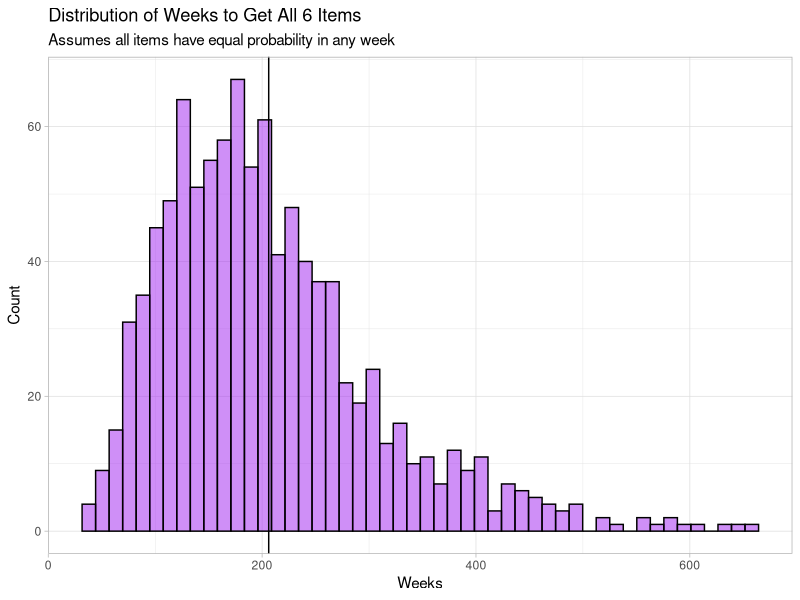
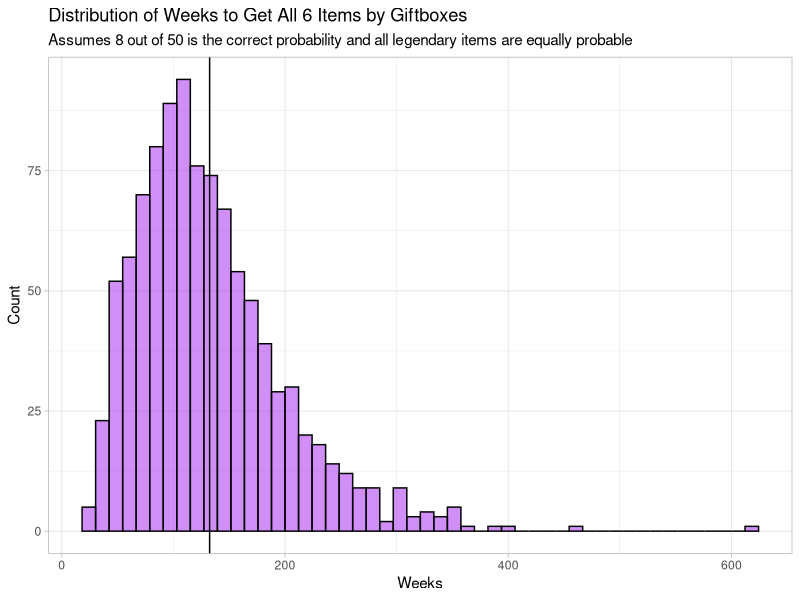
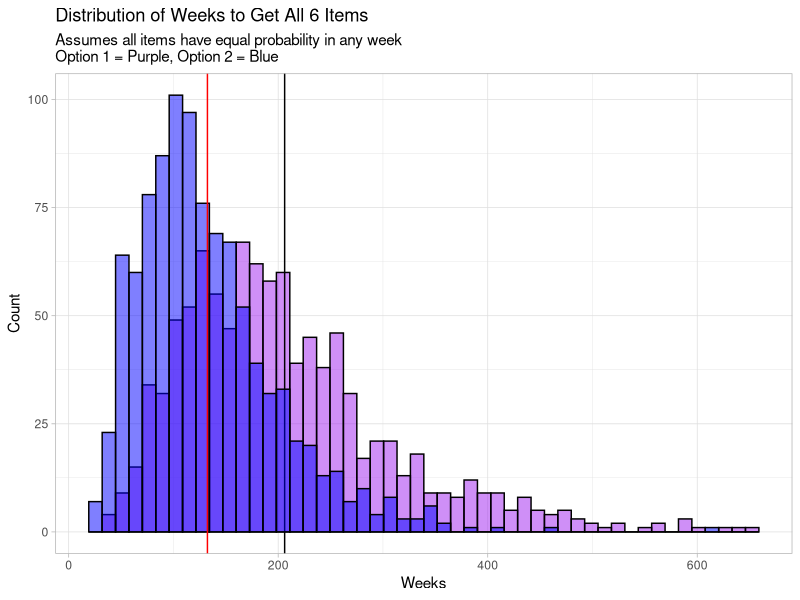

Here is the R script that generated these plots, in order:
## ---- chunk 1
library(tidyverse)
## ---- chunk 2
items_in_full_set <- 6 # head, chest, hands, legs, feet, and weapon

special_items <- list(
  athena_head        = 1,
  athena_chest       = 1,
  athena_hands       = 1,
  athena_legs        = 1,
  athena_feet        = 1,
  athena_weapon      = 1,
  oth_cosmetic_packs = 7 * 7 + 1, # Includes Phobos Skin from Athena Pack
  naval_packs        = 6 * 3,
  lieutenant_pack    = 1 * 4,
  indv_lieutenants   = 1 * 3,
  legendary_weapons  = 4
)

total_items <- sum(map_dbl(special_items, ~.))

# Create the data frame to draw from
list_of_items <- map(names(special_items), ~rep(.,special_items[[.]])) %>% unlist
## ---- chunk 3
items_wanted <- c("athena_head", "athena_chest", "athena_hands", "athena_legs", "athena_feet", "athena_weapon")

weeks_to_all_items <- function(item_list, desired_items){
  drawn_items <- vector()
  while(sum(desired_items %in% drawn_items) < 6){
    drawn_item <- sample(item_list, 1, replace = TRUE)
    drawn_items <- c(drawn_items, drawn_item)
  }
  return(length(drawn_items))
}

weeks_to_athena_items <- map_dbl(1:1000, ~weeks_to_all_items(list_of_items, items_wanted))
average_weeks <- mean(weeks_to_athena_items)
## ---- chunk 4
ggplot(data.frame(weeks = weeks_to_athena_items), aes(x = weeks)) + 
  geom_histogram(bins = 50, fill = "purple", color = "black", alpha = .5) + 
  geom_vline(xintercept = average_weeks) +
  labs(title = "Distribution of Weeks to Get All 6 Items",
       subtitle = "Assumes all items have equal probability in any week",
       x = "Weeks",
       y = "Count") +
  theme_light()

## ---- chunk 5
estimated_probability_of_legendary <- 8 / 50

legendary_item_count <- 8 * 7 + 4 # 8 Cosmetic Packs / 4 Weapons

gifts_per_week <- 7

# So I have a binomial disribution with
legendary_items <- list_of_items[list_of_items %in% c(items_wanted, "oth_cosmetic_packs", "legendary_weapons")]

olympian_gifts_needed <- function(item_list, desired_items){
  drawn_items <- vector()
  while(sum(desired_items %in% drawn_items) < 6){
    draw_legendary <- rbinom(1, 1, estimated_probability_of_legendary)
    if(draw_legendary == 1){
      drawn_item <- sample(item_list, 1, replace = FALSE)
    } else {
      drawn_item <- "non_legendary"
    }
    drawn_items <- c(drawn_items, drawn_item)
  }
  return(length(drawn_items))
}

giftboxes_to_athena_items <- map_dbl(1:1000, ~olympian_gifts_needed(legendary_items, items_wanted))
average_weeks_gb <- mean(giftboxes_to_athena_items) / 7
## ---- chunk 6
ggplot(data.frame(weeks = giftboxes_to_athena_items / 7), aes(x = weeks)) + 
  geom_histogram(bins = 50, fill = "purple", color = "black", alpha = .5) + 
  geom_vline(xintercept = average_weeks_gb) +
  labs(title = "Distribution of Weeks to Get All 6 Items by Giftboxes",
       subtitle = "Assumes 8 out of 50 is the correct probability and all legendary items are equally probable",
       x = "Weeks",
       y = "Count") +
  theme_light()

## ---- chunk 7
ggplot(data.frame(weeks = weeks_to_athena_items), aes(x = weeks)) + 
  geom_histogram(bins = 50, fill = "purple", color = "black", alpha = .5) + 
  geom_vline(xintercept = average_weeks) +
  geom_histogram(data = data.frame(weeks = giftboxes_to_athena_items / 7), bins = 50, fill = "blue", color = "black", alpha = .5) + 
  geom_vline(xintercept = average_weeks_gb, color = "red") +
  labs(title = "Distribution of Weeks to Get All 6 Items",
       subtitle = "Assumes all items have equal probability in any week\nOption 1 = Purple, Option 2 = Blue",
       x = "Weeks",
       y = "Count") +
  theme_light()

## ---- chunk 8
trials <- tibble(
  weeks = sample(weeks_to_athena_items, size = 1000, replace = TRUE),
  gb_weeks = sample(giftboxes_to_athena_items, size = 1000, replace = TRUE) / 7,
  variance = weeks - gb_weeks
)

probability_op1_gt_op2 <- sum(trials$weeks > trials$gb_weeks) / nrow(trials)
average_variance <- mean(trials$variance)
